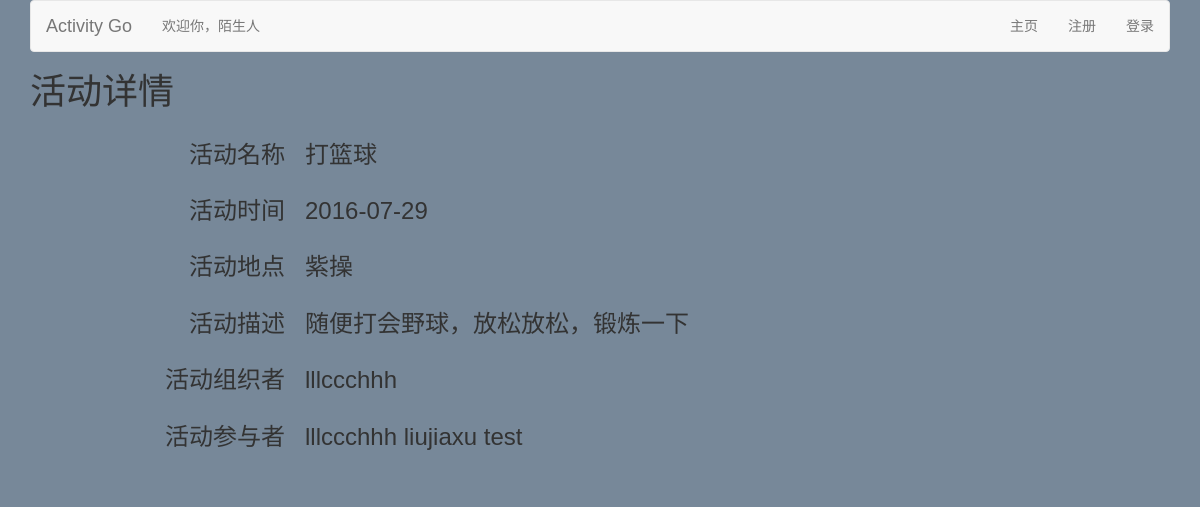
The page /detailnousera27/ on the database as committed earlier.
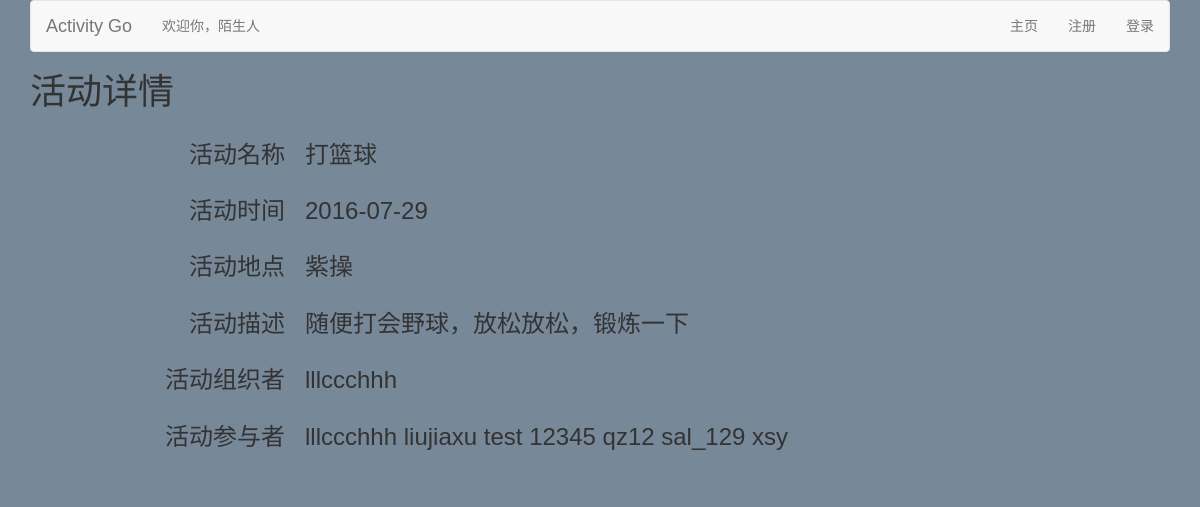
The same page on the database as committed later.
### activity/models.py (models this page shows, shortened)
class User(models.Model):
	username = models.CharField(max_length=50)
	password = models.CharField(max_length=50)
	email = models.CharField(max_length = 50)
	phone = models.CharField(max_length=50)
	headImg = models.FileField(upload_to = 'activity/static/images/', default = 'activity/static/01.jpg')
	credit = models.IntegerField(default=3)

### activity/views.py (the view)
# urls.py: url(r'^detailnousera(?P<id>\d+)/$', 'activity.views.DetailNoUser', name = 'detail_nouser'),
def DetailNoUser(Req, id):
    un = Req.COOKIES.get('username', '')
    act = Activities.objects.get(id = str(id))
    return render_to_response('detail_nouser.html',{'username': un, 'act': act, })

### activity/templates/detail_nouser.html (shortened to what this page needs)
{% extends "base_nouser.html" %}
{% block content %}
<h1>活动详情</h1>
<dl class="dl-horizontal col-sm-offset-1">
				<dt>
					<h3>活动名称</h3>
				</dt>
				<dd>
					<h3>{{act.aname}}</h3>
				</dd>
				<dt>
					<h3>活动时间</h3>
				</dt>
				<dd>
					<h3>{{act.adate}}</h3>
				</dd>
				<dt>
					<h3>活动地点</h3>
				</dt>
				<dd>
					<h3>{{act.alocation}}</h3>
				</dd>
				<dt>
					<h3>活动描述</h3>
				</dt>
				<dd>
					<h3>{{act.adescription}}</h3>
				</dd>
				<dt>
					<h3>活动组织者</h3>
				</dt>
				<dd>
                    <h3>{{act.aorganiser}}</h3>
				</dd>
				<dt>
					<h3>活动参与者</h3>
				</dt>
				<dd>
				    <h3>
					{% for par in act.aparticipants.all %}
					{{par.username}}
					{% endfor %}
					</h3>
				</dd>
			</dl>
{% endblock %}

Rows that differ between the two databases and show on the page:
added User: username "12345"
added User: username "qz12"
added User: username "sal_129"
added User: username "xsy"
